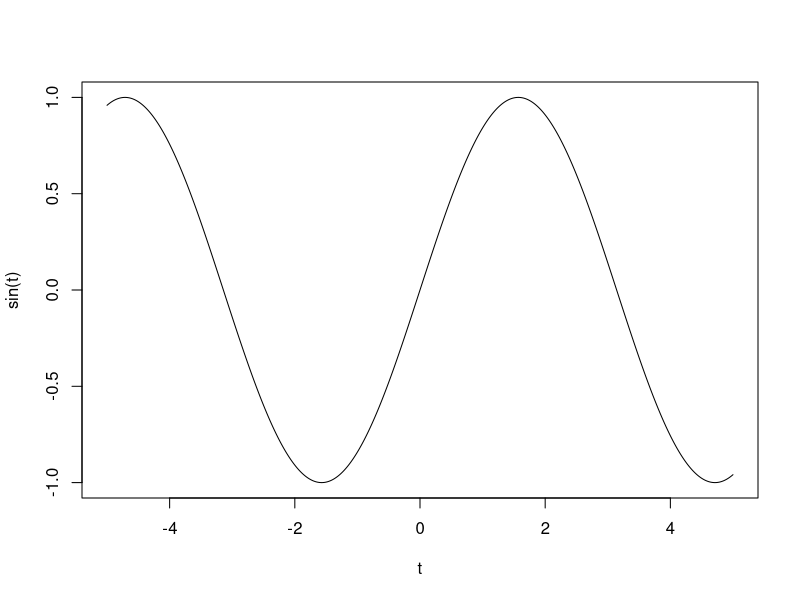
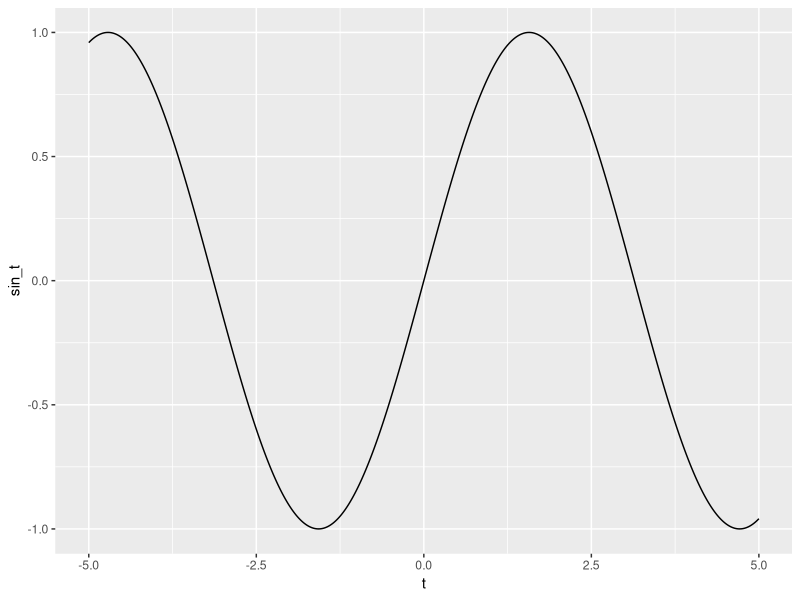
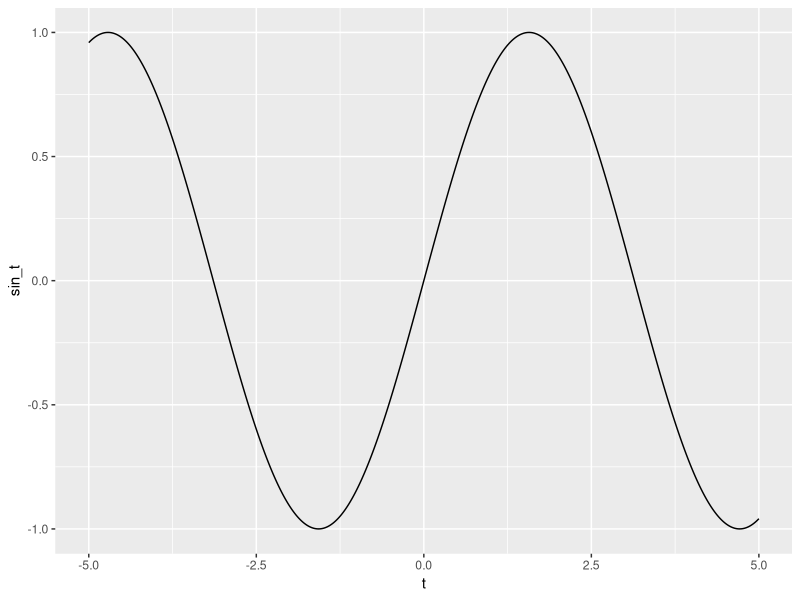

Write the R code that produced these figures, in order.
## Plotting with Base R
t <- seq(-5, 5, 0.01)
plot(t, sin(t), type = "l", xlab = "t", ylab = "sin(t)")

## Plotting with ggplot2 package
# run this in the console only once per computer:
install.packages("ggplot2")
# run this at the beginning every script that uses ggplot2:
library("ggplot2")

ggplot(data = data.frame( "t" = t, "sin_t" = sin(t))) +
    geom_line(mapping = aes(x = t, y = sin_t))

## Without library("ggplot2"), but ggplot2 has been installed:
ggplot2::ggplot(data = data.frame( "t" = t, "sin_t" = sin(t))) +
    ggplot2::geom_line(mapping = ggplot2::aes(x = t, y = sin_t))
